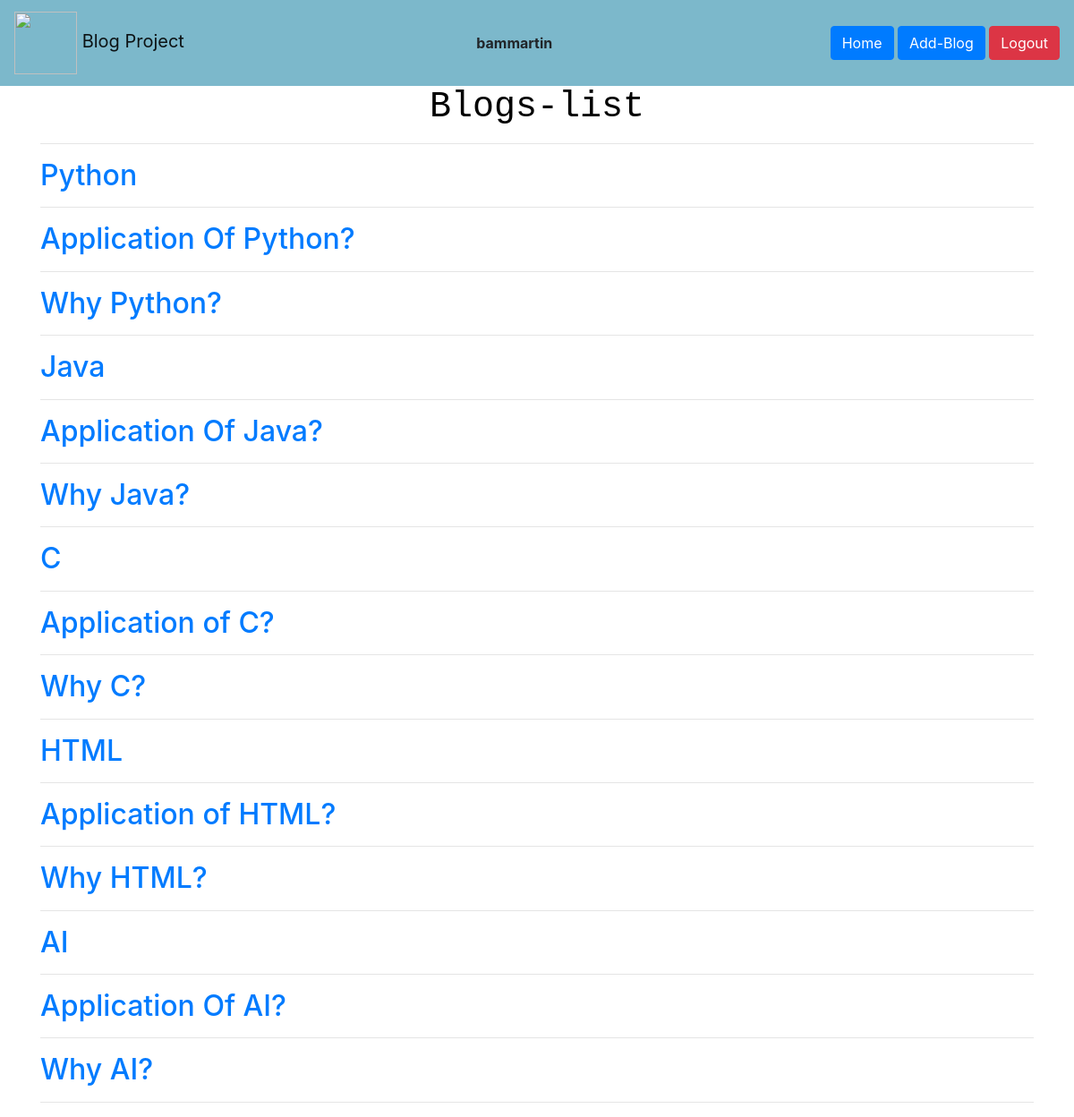
The app's page /blogs/list/ (signed in) with its own data.
### blogapp/models.py (models this page shows, shortened)
class Blogs(models.Model):
    title=models.CharField(max_length=50)
    blog_posted=models.DateTimeField(auto_now_add=True)
    body=models.TextField()
    blog_image=models.ImageField(upload_to='images/')
    user=models.ForeignKey(User,on_delete=models.CASCADE)

### blogapp/views.py (the view)
# urls.py: path("list/",views.list_of_blogs),
@login_required
def list_of_blogs(request):
    data=Blogs.objects.all()
    return render(request,"blogapp/list.html",{"data":data})

### blogapp/templates/blogapp/list.html (shortened to what this page needs)
<!doctype html>
<html lang="en">
  <head>
    {% load crispy_forms_tags %}
    <link rel="stylesheet" href="https://cdn.jsdelivr.net/npm/bootstrap@4.0.0/dist/css/bootstrap.min.css">
  </head>
  <body>
    <nav class="navbar navbar-light" style="background-color: #7cb8cb;">
      <a class="navbar-brand" href="#">
        <img src=" https://www.searchenginejournal.com/wp-content/uploads/2020/08/7-ways-a-blog-can-help-your-business-right-now-5f3c06b9eb24e-1280x720.png" width="70" height="70" alt=""> Blog Project
      </a>
      <b> {{user}}</b>
      <div>
        <a href="/blogs/home/" class="btn btn-primary">Home</a>
        <a href="/blogs/add/" class="btn btn-primary">Add-Blog</a>
        <a href="/logout/" class="btn btn-danger">Logout</a>
      </div>
    </nav>
    <div class="container">
        <h1 style="text-align: center; font-family: monospace; color:black"> Blogs-list </h1>
        <hr>
        {% for x in data %}
        <h2><a href="/blogs/detail/{{x.id}}/"> {{x.title}}</a></h2>
        <hr>
        {% endfor %}
      </div>
  </body>
</html>

### blogapp/templates/blogapp/list.html (style rules this page uses)
body { background-image: url('https://encrypted-tbn0.gstatic.com/images?q=tbn:ANd9GcSNnbrjxu2jF25BCYgebzaweELmyPMuEVpo3w&s'); background-repeat: no-repeat; background-attachment: fixed; background-size: cover; }

### records on screen
Blogs: title "Python"
Blogs: title "Application Of Python?"
Blogs: title "Why Python?"
Blogs: title "Java"
Blogs: title "Application Of Java?"
Blogs: title "Why Java?"
Blogs: title "C"
Blogs: title "Application of C?"
Blogs: title "Why C?"
Blogs: title "HTML"
Blogs: title "Application of HTML?"
Blogs: title "Why HTML?"
Blogs: title "AI"
Blogs: title "Application Of AI?"
Blogs: title "Why AI?"

### other values on screen
{{ user }} "bammartin"
